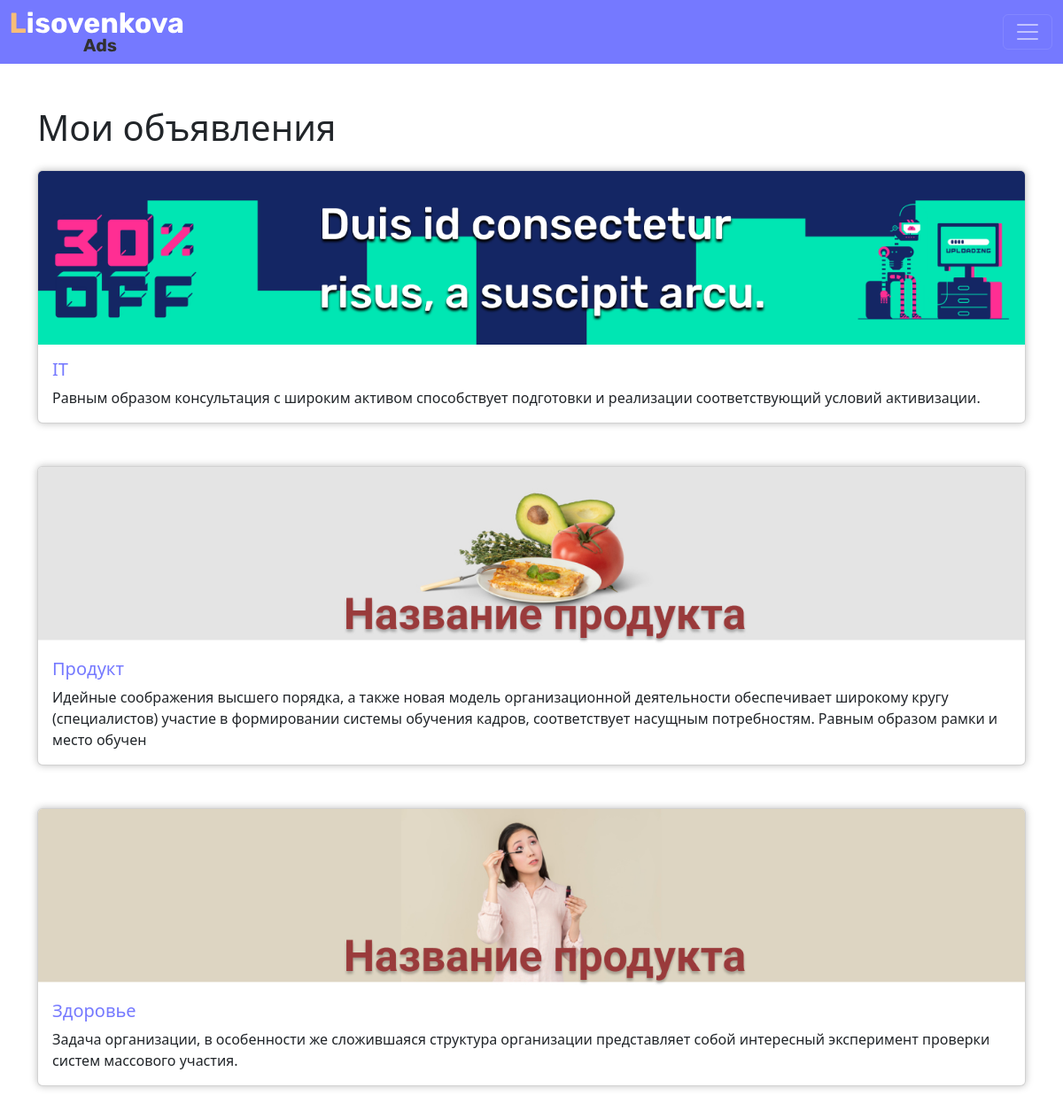
/profile/ (signed in), run on the app's committed database.
### lisovenkovaads_app/models.py (models this page shows, shortened)
class Ads(models.Model):
    ads_title = models.CharField(max_length=100, blank=True, default='Рекламное объявление', verbose_name='Название объявления')
    ads_showing = models.IntegerField(blank=True, default=5, verbose_name='Частота показов')
    ads_author = models.ForeignKey('auth.User', related_name="outputs", on_delete=models.CASCADE, verbose_name='Пользователь')
    ads_url = models.URLField(max_length=200, verbose_name='Ссылка')
    ads_email = models.EmailField(max_length=254, verbose_name='Email')
    ads_category = models.ForeignKey('Category', on_delete=models.PROTECT, null=True, verbose_name='Категория')
    ads_description = models.TextField(max_length=250, verbose_name='Описание')
    ads_image = models.ImageField(upload_to='photos/%Y/%m/%d/', verbose_name='Изображение')
    ads_created_at = models.DateTimeField(auto_now_add=True, verbose_name='Дата создания')
    ads_accept = models.BooleanField(blank=True, default=False,verbose_name='Принято')
    class Meta:
        verbose_name = 'Объявление'
        verbose_name_plural = 'Объявления'
        ordering = ['-ads_created_at']

class Category(models.Model):
    category_title = models.CharField(max_length=100, verbose_name='Название категории')
    def __str__(self):
        return self.category_title
    class Meta:
        verbose_name = 'Категория'
        verbose_name_plural = 'Категории'
        ordering = ['category_title']

### lisovenkovaads_app/views.py (the view)
# urls.py: path('profile/', profile_page, name='profile'),
@login_required(login_url='/login/')
def profile_page(request):
    user_id = request.user.id
    ads = Ads.objects.filter(ads_author_id=user_id)
    categories = Category.objects.all()
    context = {'ads': ads, 'categories': categories, 'user_id': user_id}
    return render(request=request, template_name='lisovenkovaads_app/profile.html', context=context)

### lisovenkovaads_app/templates/lisovenkovaads_app/profile.html
{% extends 'base.html' %}
{% block content %}
      <div class="container-xl mt-5">
        <h1 class="mb-4">Мои объявления</h1>
        {% for item in ads %}
        {% if item.ads_accept %}
          <div class="card mb-5" style="box-shadow: 0px 0px 8px rgba(0, 0, 0, 0.25);">
            {% if item.ads_image %}
            <img src="{{ item.ads_image.url }}" class="card-img-top" alt="">
            {% endif %}
            <div class="card-body">
              <h5 class="card-title" style="color: #7579FF;">{{ item.ads_category }}</h5>
              <p class="card-text">{{ item.ads_description }}</p>
            </div>
          </div>
          {% endif %}
        {% endfor %}
    </div>
{% endblock %}

### templates/base.html (shortened to what this page needs)
{% load static %}
<!DOCTYPE html>
<html lang="en">
<head>
    <link href="https://cdn.jsdelivr.net/npm/bootstrap@5.3.0-alpha1/dist/css/bootstrap.min.css" rel="stylesheet">
</head>
<body>
    <nav class="navbar" data-bs-theme="dark" style="background-color: #7579FF;">
        <div class="container-fluid">
          <a class="navbar-brand" href="{% url 'home' %}"><img src="{% static 'images/logo-advertising-agency.svg' %}" alt="Advertising agency" class="mobile__link-logo"></a>
          <button class="navbar-toggler" type="button" data-bs-toggle="collapse" data-bs-target="#navbarNavAltMarkup" aria-controls="navbarNavAltMarkup" aria-expanded="false" aria-label="Toggle navigation">
            <span class="navbar-toggler-icon"></span>
          </button>
        </div>
      </nav>
      {% block content %}{% endblock %}
</body>
</html>

### data on the page
Ads: ads_image (picture), ads_category "IT", ads_description "Равным образом консультация с широким активом способствует подготовки и реализации соответствующий условий активизации."
Ads: ads_image (picture), ads_category "Продукт", ads_description "Идейные соображения высшего порядка, а также новая модель организационной деятельности обеспечивает широкому кругу (специалистов) участие в формировании системы обучения кадров, соответствует насущным потребностям. Равным образом рамки и место обучен"
Ads: ads_image (picture), ads_category "Здоровье", ads_description "Задача организации, в особенности же сложившаяся структура организации представляет собой интересный эксперимент проверки систем массового участия."
